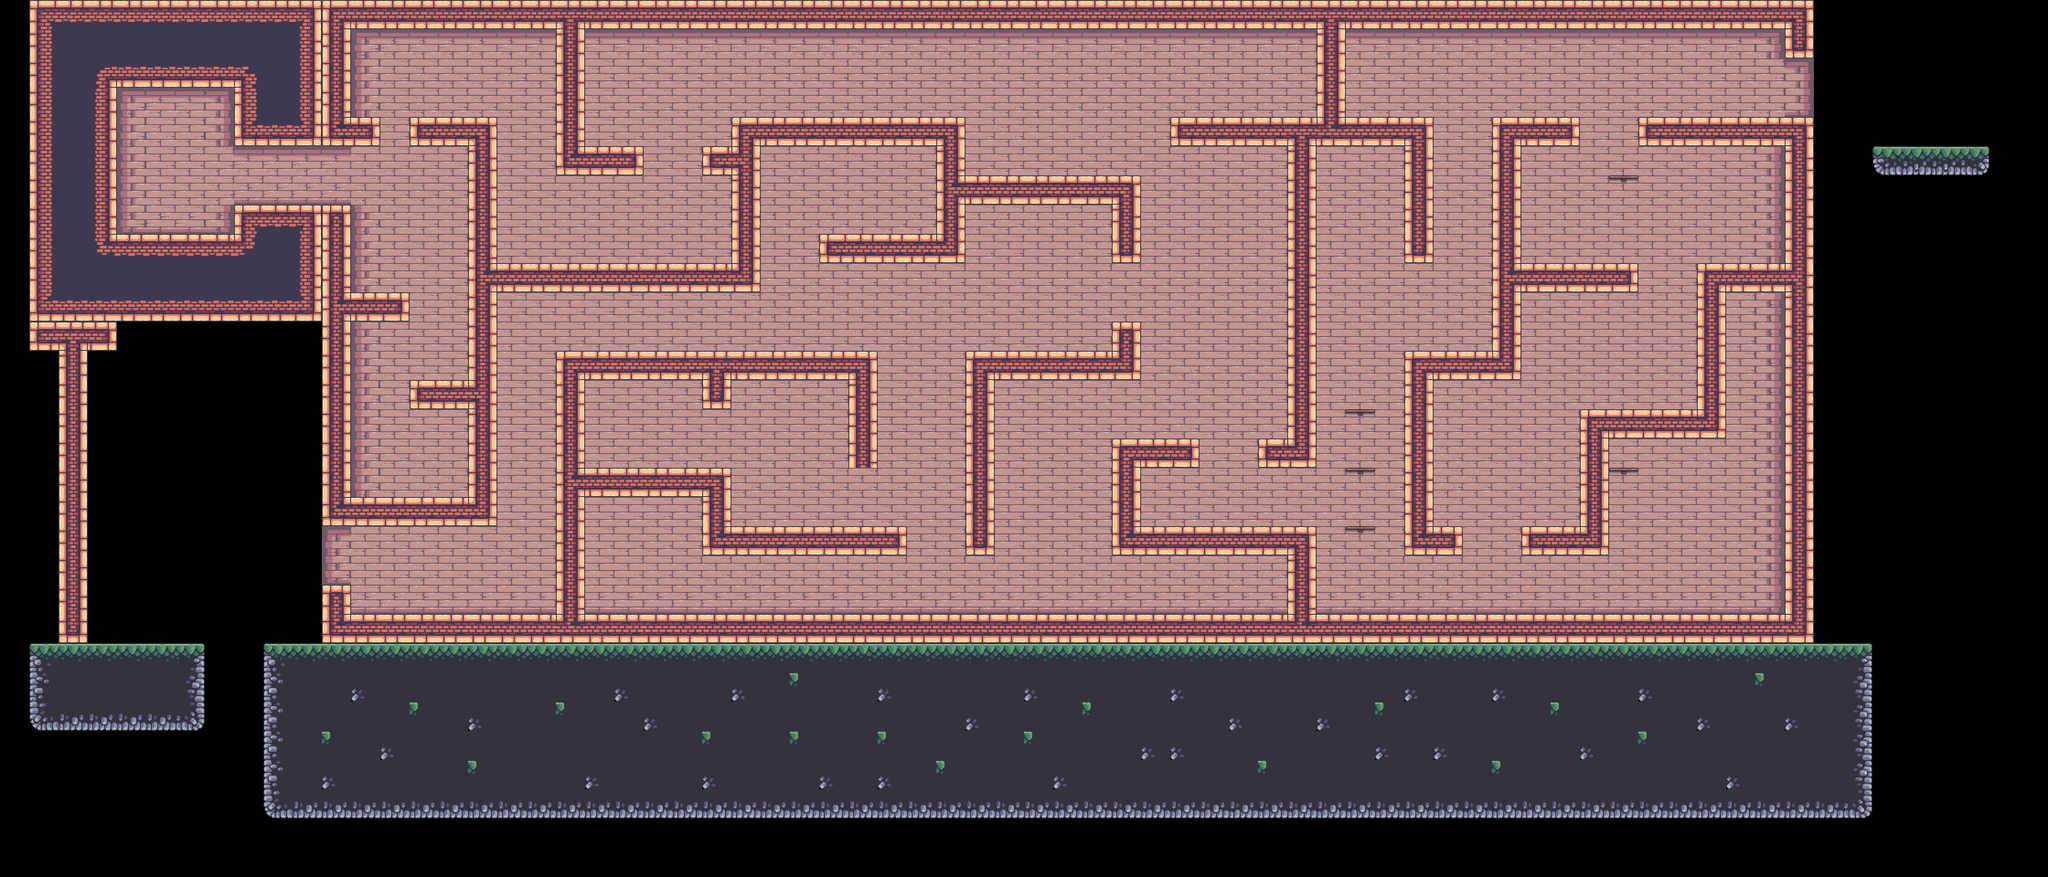

The image is a tile-based game level rendered from a .tmx file. Its description and source (layers, tilesets, objects; grid data summarised) follow:
An orthogonal 70x30 tile map with 64x64 px tiles, 4 tile layers (Background, Terrain, Platforms, Foreground), 24 tilesets and 171 objects (54x static, 48x silver, 15x tooth, 10x shell, 9x floor_spikes, ...).

<map version="1.10" tiledversion="1.11.1.1" orientation="orthogonal" renderorder="right-down" width="70" height="30" tilewidth="64" tileheight="64" infinite="0" nextlayerid="13" nextobjectid="268">
 <tileset firstgid="1" source="../Tilsets/outside.tsx" />
 <tileset firstgid="49" source="../Tilsets/inside.tsx" />
 <tileset firstgid="145" source="../Tilsets/platforms.tsx" />
 <tileset firstgid="153" source="../Tilsets/editor_paths.tsx" />
 <tileset firstgid="159" source="../Tilsets/grass.tsx" />
 <tileset firstgid="164" source="../Tilsets/floor_spike.tsx" />
 <tileset firstgid="165" source="../Tilsets/fire_trap.tsx" />
 <tileset firstgid="166" source="../Tilsets/dark_tree.tsx" />
 <tileset firstgid="167" source="../Tilsets/dark_tree_bg.tsx" />
 <tileset firstgid="168" source="../Tilsets/Barrel (1).tsx" />
 <tileset firstgid="169" source="../Tilsets/Crate (1).tsx" />
 <tileset firstgid="170" source="../Tilsets/curtain2.tsx" />
 <tileset firstgid="171" source="../Tilsets/curtain1.tsx" />
 <tileset firstgid="172" source="../Tilsets/door.tsx" />
 <tileset firstgid="173" source="../Tilsets/bg_barrel.tsx" />
 <tileset firstgid="174" source="../Tilsets/bg_barrel_2.tsx" />
 <tileset firstgid="175" source="../Tilsets/candle.tsx" />
 <tileset firstgid="176" source="../Tilsets/Player.tsx" />
 <tileset firstgid="177" source="../Tilsets/Spiked Ball.tsx" />
 <tileset firstgid="178" source="../Tilsets/tooth.tsx" />
 <tileset firstgid="179" source="../Tilsets/shell.tsx" />
 <tileset firstgid="180" source="../Tilsets/items.tsx" />
 <tileset firstgid="186" source="../Tilsets/flag.tsx" />
 <tileset firstgid="187" source="../Tilsets/overworld.tsx" />
 <layer id="4" name="Background" width="70" height="30">
  <data>[2100 cells, 1027 non-empty, 16 distinct tile ids]</data>
 </layer>
 <objectgroup id="8" name="BG details">
  <object id="60" name="static" gid="170" x="896" y="256" width="52" height="178" />
  <object id="62" name="static" gid="171" x="1024" y="256" width="52" height="178" />
  <object id="63" name="static" gid="172" x="768" y="1344" width="82" height="98" />
  <object id="66" name="static" gid="173" x="960" y="1344" width="42" height="44" />
  <object id="67" name="static" gid="174" x="1024" y="1344" width="42" height="44" />
  <object id="68" name="candle" gid="175" x="1088" y="256" width="64" height="64" />
  <object id="106" name="static" gid="170" x="320" y="384" width="52" height="178" />
  <object id="107" name="static" gid="170" x="384" y="384" width="52" height="178" />
  <object id="113" name="static" gid="171" x="1280" y="256" width="52" height="178" />
  <object id="114" name="static" gid="170" x="1152" y="256" width="52" height="178" />
  <object id="115" name="static" gid="170" x="1408" y="256" width="52" height="178" />
  <object id="116" name="static" gid="170" x="1664" y="256" width="52" height="178" />
  <object id="117" name="static" gid="170" x="1920" y="256" width="52" height="178" />
  <object id="118" name="static" gid="170" x="2176" y="256" width="52" height="178" />
  <object id="119" name="static" gid="170" x="2432" y="256" width="52" height="178" />
  <object id="120" name="static" gid="170" x="2688" y="256" width="52" height="178" />
  <object id="121" name="static" gid="170" x="2944" y="256" width="52" height="178" />
  <object id="122" name="static" gid="170" x="3200" y="256" width="52" height="178" />
  <object id="123" name="static" gid="170" x="3456" y="256" width="52" height="178" />
  <object id="124" name="static" gid="170" x="3712" y="256" width="52" height="178" />
  <object id="125" name="static" gid="171" x="1536" y="256" width="52" height="178" />
  <object id="126" name="static" gid="171" x="1792" y="256" width="52" height="178" />
  <object id="127" name="static" gid="171" x="2048" y="256" width="52" height="178" />
  <object id="128" name="static" gid="171" x="2304" y="256" width="52" height="178" />
  <object id="129" name="static" gid="171" x="2560" y="256" width="52" height="178" />
  <object id="130" name="static" gid="171" x="2816" y="256" width="52" height="178" />
  <object id="131" name="static" gid="171" x="3072" y="256" width="52" height="178" />
  <object id="132" name="static" gid="171" x="3328" y="256" width="52" height="178" />
  <object id="133" name="static" gid="171" x="3584" y="256" width="52" height="178" />
  <object id="235" name="static" gid="173" x="768" y="1088" width="42" height="44" />
  <object id="236" name="static" gid="174" x="832" y="1088" width="42" height="44" />
  <object id="237" name="static" gid="174" x="448" y="512" width="42" height="44" />
  <object id="238" name="static" gid="174" x="384" y="512" width="42" height="44" />
  <object id="239" name="static" gid="174" x="320" y="512" width="42" height="44" />
  <object id="240" name="static" gid="174" x="256" y="512" width="42" height="44" />
  <object id="241" name="static" gid="173" x="1984" y="512" width="42" height="44" />
  <object id="242" name="static" gid="173" x="1344" y="1024" width="42" height="44" />
  <object id="243" name="static" gid="173" x="1536" y="576" width="42" height="44" />
  <object id="244" name="static" gid="173" x="3392" y="1152" width="42" height="44" />
  <object id="245" name="static" gid="173" x="2688" y="1344" width="42" height="44" />
  <object id="246" name="static" gid="173" x="2560" y="960" width="42" height="44" />
  <object id="247" name="static" gid="173" x="2496" y="960" width="42" height="44" />
  <object id="248" name="static" gid="173" x="2240" y="768" width="42" height="44" />
  <object id="249" name="static" gid="174" x="1280" y="1024" width="42" height="44" />
  <object id="250" name="static" gid="174" x="1856" y="256" width="42" height="44" />
  <object id="251" name="static" gid="174" x="2304" y="384" width="42" height="44" />
  <object id="252" name="static" gid="174" x="2304" y="768" width="42" height="44" />
  <object id="253" name="static" gid="174" x="2752" y="1344" width="42" height="44" />
  <object id="254" name="static" gid="174" x="2624" y="1344" width="42" height="44" />
  <object id="255" name="static" gid="174" x="2112" y="1344" width="42" height="44" />
  <object id="256" name="static" gid="174" x="1856" y="1344" width="42" height="44" />
  <object id="257" name="static" gid="174" x="1536" y="1344" width="42" height="44" />
  <object id="258" name="static" gid="173" x="1600" y="1344" width="42" height="44" />
  <object id="259" name="static" gid="173" x="3136" y="1152" width="42" height="44" />
  <object id="260" name="static" gid="174" x="3520" y="576" width="42" height="44" />
 </objectgroup>
 <layer id="1" name="Terrain" width="70" height="30">
  <data>[2100 cells, 755 non-empty, 40 distinct tile ids]</data>
 </layer>
 <layer id="5" name="Platforms" width="70" height="30">
  <data>[2100 cells, 5 non-empty, 1 distinct tile ids]</data>
 </layer>
 <layer id="6" name="Foreground" width="70" height="30">
  <data>[2100 cells, 26 non-empty, 1 distinct tile ids]</data>
 </layer>
 <objectgroup id="2" name="Objects">
  <object id="46" name="dark_tree_bg" gid="167" x="64" y="1408" width="128" height="128" />
  <object id="50" name="floor_spikes" gid="164" x="3840" y="1344" width="63" height="64">
   <properties>
    <property name="inverted" type="bool" value="false" />
   </properties>
  </object>
  </objectgroup>
 <objectgroup id="3" name="Moving Objects">
  <!-- 13 objects omitted --></objectgroup>
 <objectgroup id="10" name="Items">
  <!-- 61 objects omitted --></objectgroup>
 <objectgroup id="9" name="Enemies">
  <!-- 25 objects omitted --></objectgroup>
 <objectgroup id="11" name="Water">
  <!-- 1 objects omitted --></objectgroup>
 <objectgroup id="12" name="Data">
  <!-- 1 objects omitted --></objectgroup>
</map>
<!-- 114 of 171 objects omitted -->
